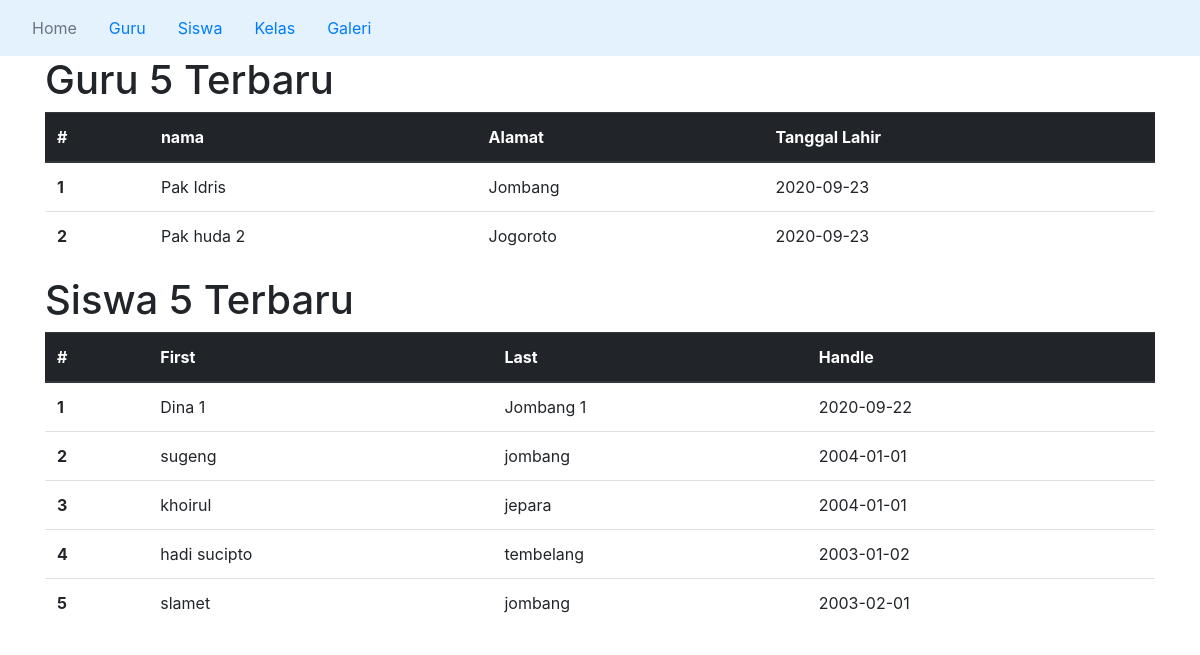
The page / on the database its author committed.
### tables this page shows
CREATE TABLE `guru` (
  `id_guru` int(11) NOT NULL,
  `nama` varchar(50) NOT NULL,
  `alamat` text NOT NULL,
  `tgl_lahir` date NOT NULL,
  `foto` text NOT NULL
);

CREATE TABLE `siswa` (
  `id_siswa` int(11) NOT NULL,
  `nama` varchar(50) NOT NULL,
  `alamat` text NOT NULL,
  `tgl_lahir` date NOT NULL,
  `foto` text NOT NULL
);

### application/controllers/Home.php (called while the page is built, shortened)
<?php
class Home extends CI_Controller
{
    public function index()
    {
        $this->load->model('Mhome');
        $data['dtguru'] = $this->Mhome->guru_limit();
        $data['dtsiswa'] = $this->Mhome->siswa_limit();
        $data['title'] = "Home";
        $data['mhometampil'] = true;
        $this->load->view('backend/part/header', $data);
        $this->load->view('view_home');
        $this->load->view('backend/part/footer');
    }
}

### index.php (called while the page is built, shortened)
<?php
require_once BASEPATH.'core/CodeIgniter.php';

### application/models/Mhome.php (called while the page is built, shortened)
<?php
class Mhome extends CI_Model
{
    public function guru_limit()
    {
        $sql = "SELECT * FROM guru ORDER BY id_guru DESC LIMIT 5";
        $query = $this->db->query($sql);
        if ($query->num_rows() == 0) {
            return 0;
        } else {
            return $query->result();
        }
    }
    public function siswa_limit()
    {
        $sql = "SELECT * FROM siswa ORDER BY id_siswa DESC LIMIT 5";
        $query = $this->db->query($sql);
        if ($query->num_rows() == 0) {
            return 0;
        } else {
            return $query->result();
        }
    }
}

### application/views/view_home.php (the view)
<div class="container">
    <h1>Guru 5 Terbaru</h1>
    <table class="table">
        <thead class="thead-dark">
            <tr>
                <th scope="col">#</th>
                <th scope="col">nama</th>
                <th scope="col">Alamat</th>
                <th scope="col">Tanggal Lahir</th>
            </tr>
        </thead>
        <tbody>
            <?php
            $no = 0;
            if ($dtguru != 0) {
                foreach ($dtguru as $dg) {
                    $no++;
            ?>
                    <tr>
                        <th scope="row"><?= $no; ?></th>
                        <td><?= $dg->nama; ?></td>
                        <td><?= $dg->alamat; ?></td>
                        <td><?= $dg->tgl_lahir; ?></td>
                    </tr>
                <?php
                }
            } else {
                ?>
                <tr>
                    <th colspan="4">Data Kosong</th>
                </tr>
            <?php } ?>
        </tbody>
    </table>
    <h1>Siswa 5 Terbaru</h1>
    <table class="table">
        <thead class="thead-dark">
            <tr>
                <th scope="col">#</th>
                <th scope="col">First</th>
                <th scope="col">Last</th>
                <th scope="col">Handle</th>
            </tr>
        </thead>
        <tbody>
            <?php
            $no = 0;
            if ($dtsiswa != 0) {
                foreach ($dtsiswa as $ds) {
                    $no++;
            ?>
                    <tr>
                        <th scope="row"><?= $no; ?></th>
                        <td><?= $ds->nama; ?></td>
                        <td><?= $ds->alamat; ?></td>
                        <td><?= $ds->tgl_lahir; ?></td>
                    </tr>
                <?php
                }
            } else {
                ?>
                <tr>
                    <th colspan="4">Data Kosong</th>
                </tr>
            <?php } ?>
        </tbody>
    </table>
</div>

### rows shown on the page
guru: nama "Pak Idris", alamat "Jombang", tgl_lahir "2020-09-23"
guru: nama "Pak huda 2", alamat "Jogoroto", tgl_lahir "2020-09-23"
siswa: nama "Dina 1", alamat "Jombang 1", tgl_lahir "2020-09-22"
siswa: nama "sugeng", alamat "jombang", tgl_lahir "2004-01-01"
siswa: nama "khoirul", alamat "jepara", tgl_lahir "2004-01-01"
siswa: nama "hadi sucipto", alamat "tembelang", tgl_lahir "2003-01-02"
siswa: nama "slamet", alamat "jombang", tgl_lahir "2003-02-01"
